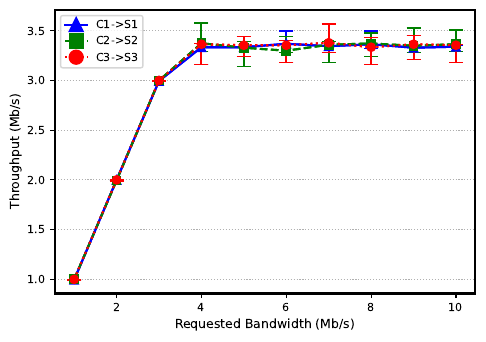

This chart was generated by the following Python code:
import matplotlib.pyplot as plt
from matplotlib.lines import Line2D

def plotar_grafico():
    banda_requisitada = [1, 2, 3, 4, 5, 6, 7, 8, 9, 10]
    
    # Valores de tempos para cada tipo de intenção
    fluxo_c1 = [0.995, 2, 2.995, 3.335, 3.335, 3.37, 3.345, 3.365, 3.33, 3.34]
    fluxo_c2 = [1, 1.995, 3, 3.375, 3.33, 3.3, 3.36, 3.373, 3.35, 3.365]
    fluxo_c3 = [1, 2, 3, 3.365, 3.355, 3.355, 3.38, 3.335, 3.365, 3.355]

    # Valores de erros mínimos e máximos para cada tipo de intenção
    erros_minimos_c1 = [0.99, 1.99, 2.99, 3.16, 3.24, 3.18, 3.28, 3.32, 3.21, 3.18]
    erros_maximos_c1 = [1, 2, 3, 3.37, 3.44, 3.5, 3.57, 3.5, 3.45, 3.35]
    
    erros_minimos_c2 = [0.99, 1.99, 2.99, 3.29, 3.14, 3.28, 3.18, 3.24, 3.28, 3.29]
    erros_maximos_c2 = [1, 2, 3, 3.58, 3.39, 3.44, 3.39, 3.48, 3.53, 3.51]
    
    erros_minimos_c3 = [0.99, 1.99, 2.99, 3.16, 3.24, 3.18, 3.28, 3.16, 3.21, 3.18]
    erros_maximos_c3 = [1, 2, 3, 3.37, 3.44, 3.4, 3.57, 3.43, 3.45, 3.35]
    
    fig = plt.figure(figsize=(6,4))
    ax = fig.gca()

    # Definindo cores para cada tipo de intenção
    cores = ['blue', 'green', 'red']
    
    # Definindo formas para os pontos de cada tipo de intenção
    formas_pontos = ['^', 's', 'o']

    estilos_linha = ['solid', 'dashed', 'dotted']
    
    # Definindo nomes para cada tipo de intenção
    nomes_legenda = ['C1->S1', 'C2->S2', 'C3->S3']

    # Plotando os pontos para cada tipo de intenção
    handles = []
    for i in range(3):
        tempos = [fluxo_c1, fluxo_c2, fluxo_c3][i]
        erros_minimos = [erros_minimos_c1, erros_minimos_c2, erros_minimos_c3][i]
        erros_maximos = [erros_maximos_c1, erros_maximos_c2, erros_maximos_c3][i]
        
        # Calcula a diferença entre os valores máximos e mínimos e os valores médios dos pontos de dados
        diferenca_minima = [abs(t - emin) for t, emin in zip(tempos, erros_minimos)]
        diferenca_maxima = [abs(emax - t) for t, emax in zip(tempos, erros_maximos)]
        
        # Plota os pontos com barras de erro definidas pelos valores mínimos e máximos
        line = plt.plot(banda_requisitada, tempos, linestyle=estilos_linha[i], color=cores[i])[0]
        handles.append(Line2D([], [], color=cores[i], marker=formas_pontos[i], markersize=10, linestyle=estilos_linha[i]))
        plt.errorbar(banda_requisitada, tempos, yerr=[diferenca_minima, diferenca_maxima], fmt=formas_pontos[i], linestyle=estilos_linha[i], color=cores[i], capsize=5, label=nomes_legenda[i], ecolor=cores[i])

    plt.ylabel("Throughput (Mb/s)", fontsize=9)
    plt.xlabel("Requested Bandwidth (Mb/s)", fontsize=9)
    plt.grid(linestyle='dotted', axis='y')

    # Criando os elementos personalizados da legenda
    plt.legend(handles, nomes_legenda, loc='best', fontsize=8)

    plt.tick_params(labelsize=8)
    plt.subplots_adjust(left=0.2, bottom=0.18, right=0.9, top=0.888, wspace=0.2, hspace=0.2)

    for axis in ['top','bottom','left','right']:
        ax.spines[axis].set_linewidth(2)
    
    plt.show()
    fig.savefig("tcpreplay-sem-limitacao.pdf", bbox_inches='tight')

if __name__ == "__main__":
    plotar_grafico()
